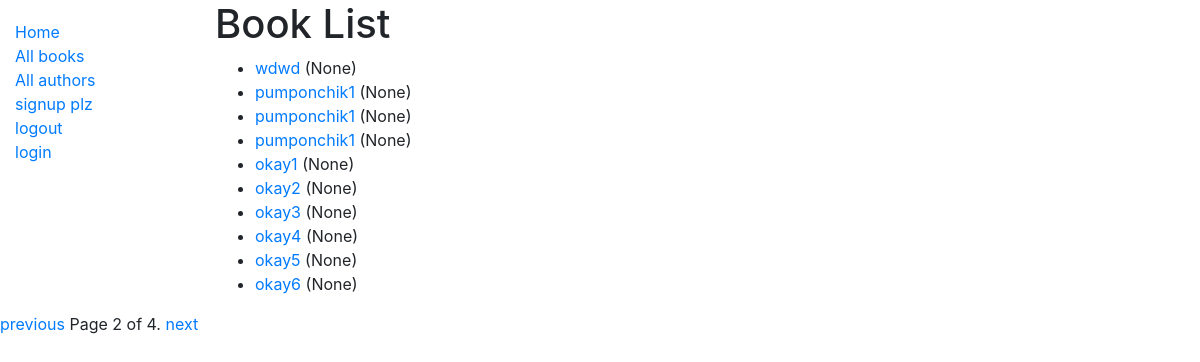
Page /app1/books/?page=2 on the committed database.
### app1/models.py (models this page shows, shortened)
class Book(models.Model):
	title = models.CharField(max_length=200)
	author = models.ForeignKey('Author', on_delete = models.SET_NULL, null = True)
	summary = models.TextField(max_length=1000,help_text = 'description of the book')
	isbn = models.CharField('ISBN',max_length=13,help_text= '13 Character <a href="https://www.isbn-international.org/content/what-isbn">ISBN number</a>')
	genre = models.ManyToManyField(Genre,help_text = 'select genre for this book')
	lang = models.ForeignKey('Language',on_delete = models.SET_NULL, null = True)
	def get_absolute_url(self):
		return reverse('app1:book-detail', args=[str(self.id)])
	def display_genre(self):
		return ', '.join(genre.name for genre in self.genre.all()[:3])
	display_genre.short_description = 'Genre'

### app1/views.py (the view)
# urls.py: path('books/', views.BookListView.as_view(), name='books'),
class BookListView(generic.ListView):
    model = Book
    paginate_by = 10
    context_object_name = 'book_list'   # your own name for the list as a template variable
    queryset = Book.objects.all()
    template_name = 'app1/book_list.html'  # Specify your own template name/location

### app1/templates/app1/book_list.html
{% extends "app1/base_generic.html" %}
{% block content %}
  <h1>Book List</h1>
  {% if book_list %}
  <ul>
    {% for book in book_list %}
      <li>
        <a href="{{ book.get_absolute_url }}">{{ book.title }}</a> ({{book.author}})
      </li>
    {% endfor %}
  </ul>
  {% else %}
    <p>There are no books in the library.</p>
  {% endif %}
{% endblock %}

### rows in the picture
Book: title "wdwd", author "None"
Book: title "pumponchik1", author "None"
Book: title "pumponchik1", author "None"
Book: title "pumponchik1", author "None"
Book: title "okay1", author "None"
Book: title "okay2", author "None"
Book: title "okay3", author "None"
Book: title "okay4", author "None"
Book: title "okay5", author "None"
Book: title "okay6", author "None"

### other values in the picture
{{ page_obj.number }} "2"
{{ page_obj.paginator.num_pages }} "4"
